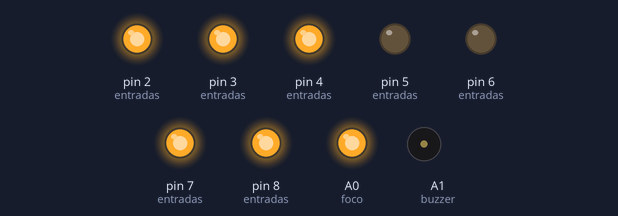
Simulated run of this sketch. Board: Arduino Uno, built with avr-gcc and run on an emulated ATmega328P. On the bench: output pins drawn as LEDs (lit = HIGH), buzzer (waves = sounding).

Above: at 0.5 s.
At 1.5 s:
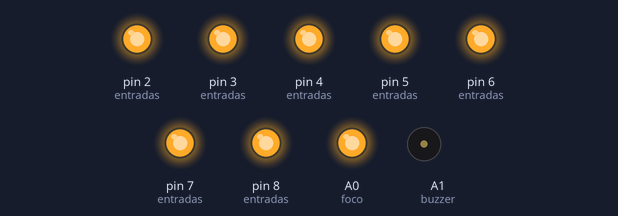
At 2.5 s:
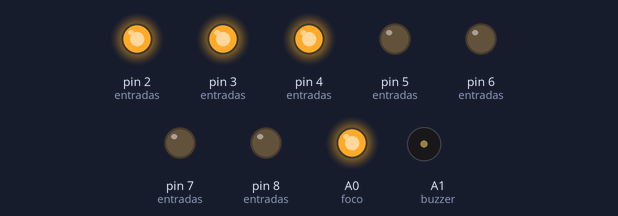
At 5.5 s:
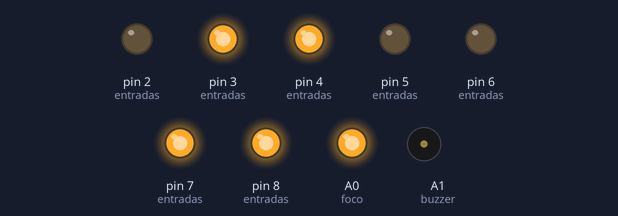
At 8.5 s:
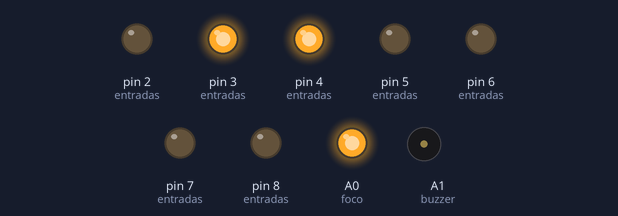
At 11.0 s:
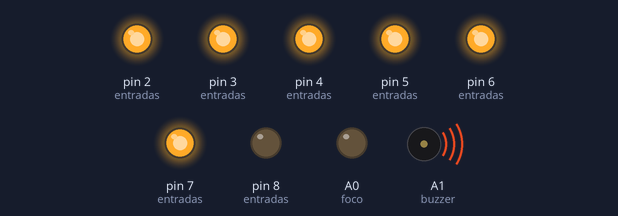
Timing chart, 0 to 15.6 s (numbered marks = the images above):
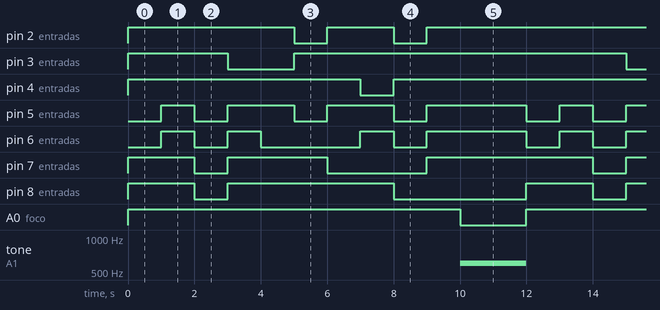

Measured:
- by itself, pin 2 (entradas): repeats every 12.0 s: LOW 1.0 s, HIGH 2.0 s, LOW 1.0 s, HIGH 8.0 s
- by itself, pin 3 (entradas): repeats every 12.0 s: LOW 2.0 s, HIGH 10.0 s
- by itself, pin 4 (entradas): repeats every 12.0 s: LOW 1.0 s, HIGH 11.0 s
- by itself, pin 5 (entradas): repeats every 12.0 s: 2 × (LOW 1.0 s, HIGH 2.0 s), LOW 1.0 s, HIGH 3.0 s, LOW 1.0 s, HIGH 1.0 s
- by itself, pin 6 (entradas): repeats every 12.0 s: LOW 1.0 s, HIGH 1.0 s, LOW 3.0 s, HIGH 1.0 s, LOW 1.0 s, HIGH 3.0 s, LOW 1.0 s, HIGH 1.0 s
- by itself, pin 7 (entradas): repeats every 12.0 s: LOW 1.0 s, HIGH 3.0 s, LOW 3.0 s, HIGH 5.0 s
- by itself, pin 8 (entradas): repeats every 12.0 s: LOW 1.0 s, HIGH 5.0 s, LOW 4.0 s, HIGH 2.0 s
- by itself, A0 (foco): alternates HIGH for 10.0 s and LOW for 2.0 s

The sketch:

parte_3_practica_5.ino
```cpp
/*
   Fundacion Kinal
   Centro educativo tecnico laboral Kinal
   Quinto perito
   Quinto electronica
   Codigo Tecnico: EB5AV
   Curso: Taller de electronica digital y reparacion de computadoras I
   Proyecto: Práctica 5 - Parte 3
   Dev: Profe. Alejandro Lopez Navas
   Fecha: 10 de mayo

*/
#define pausa delay(1000);
#define buzzer A1
#define foco A0
#define pausa2 delay(2000);

const int A = 2;
const int B = 3;
const int C = 4;
const int D = 5;
const int E = 6;
const int F = 7;
const int G = 8;

const int N = 7;
const int entradas[N] = {A, B, C, D, E, F, G};

const int numeros[10][N] = {
  {1, 1, 1, 1, 1, 1, 0},
  {0, 1, 1, 0, 0, 0, 0},
  {1, 1, 0, 1, 1, 0, 1},
  {1, 1, 1, 1, 0, 0, 1},
  {0, 1, 1, 0, 0, 1, 1},
  {1, 0, 1, 1, 0, 1, 1},
  {1, 0, 1, 1, 1, 1, 1},
  {1, 1, 1, 0, 0, 0, 0},
  {1, 1, 1, 1, 1, 1, 1},
  {1, 1, 1, 0, 0, 1, 1}
};


void setup() {
  pinMode(buzzer, OUTPUT);
  pinMode(foco, OUTPUT);
  digitalWrite(foco, HIGH);
  for (int i = 0; i < N; i++) {
    pinMode(entradas[i], OUTPUT);
    digitalWrite(entradas[i], LOW);
  }
}

void print(int d){
  for(int i = 0; i < N; i++){
    digitalWrite(entradas[i], numeros[d][i]);
  }
}

void loop() {
for(int i = 9; i >= 0; i--) {
    print(i);
    pausa
    if( i == 0){
    tone(buzzer, 600);
    digitalWrite(foco, LOW);
    pausa2
    noTone(buzzer);
    digitalWrite(foco, HIGH);

  }
 }
}
```
